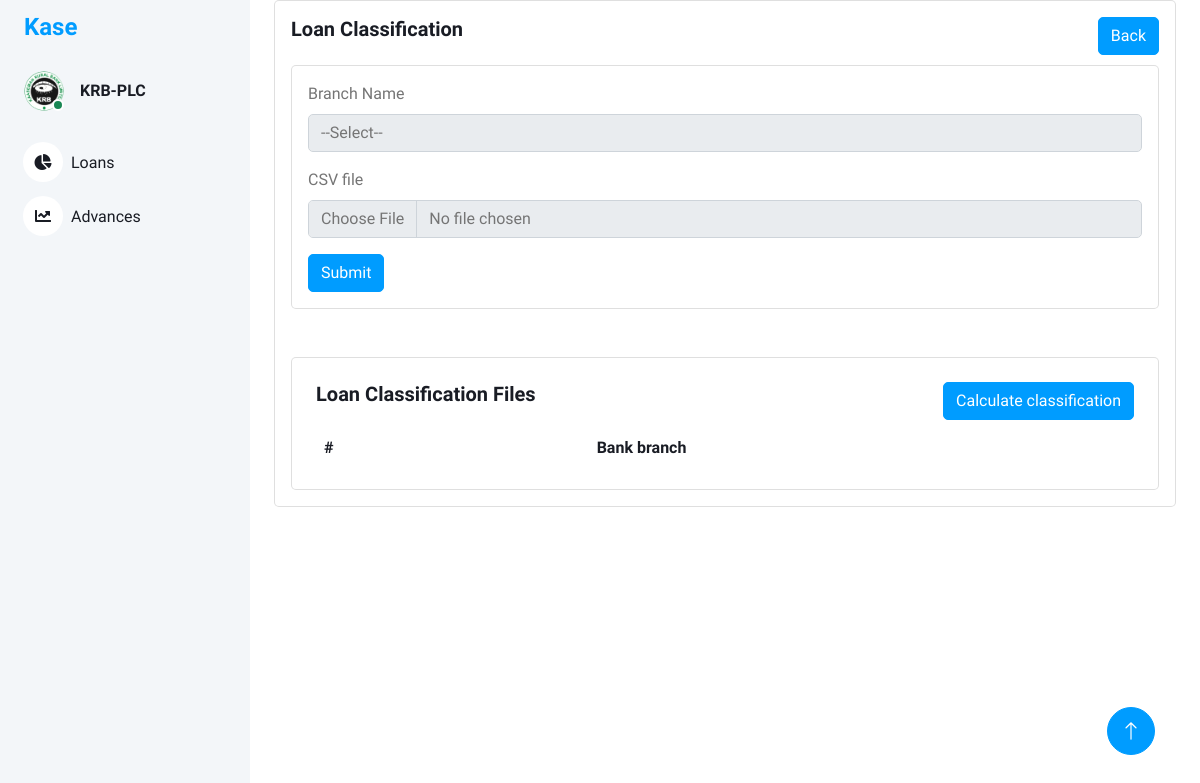
/loan_classification_upload/1, run on an earlier commit of the app's database.
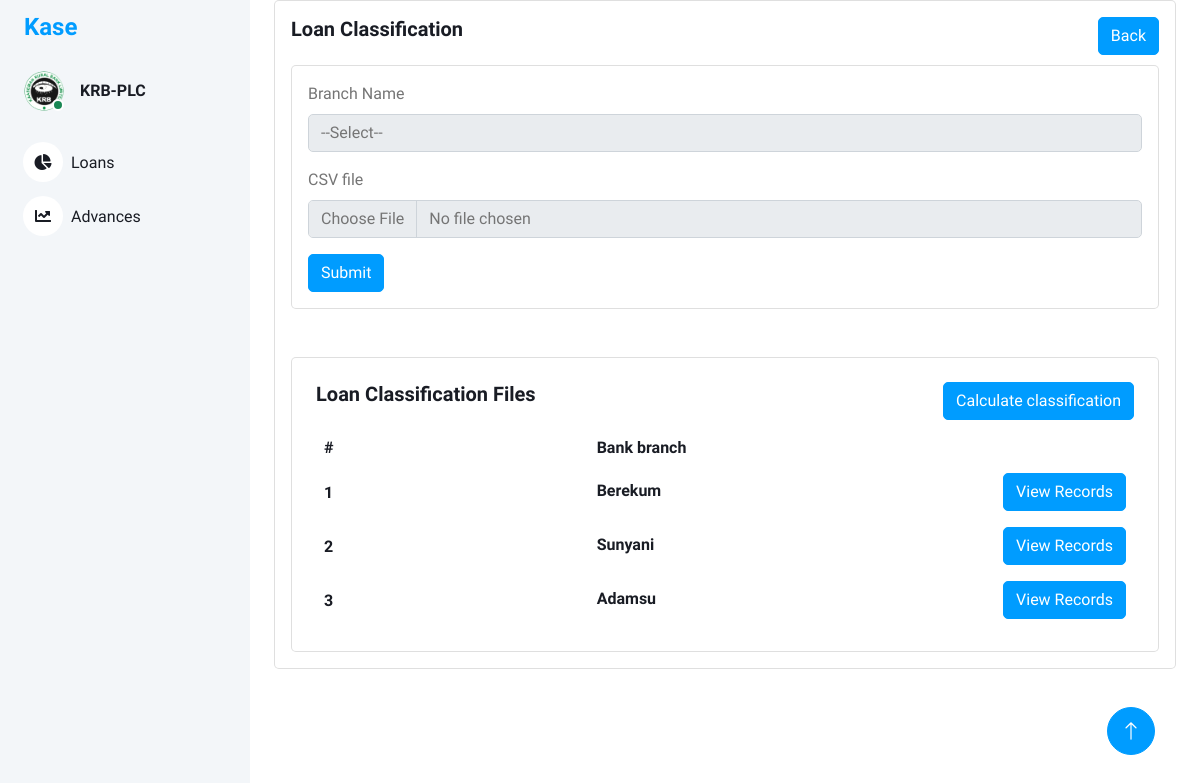
And on a later commit of the database.
### models/loan_classification_files.py (models this page shows, shortened)
class LoanClassificationFiles(db.Model):
    id = db.Column(db.Integer, primary_key=True)
    branch_name = db.Column(db.String(100), nullable=False)
    loan_class_id = db.Column(db.String(100), nullable=True)
    filename = db.Column(db.String(100), nullable=True)

### views/loan_classification.py (the view)
@bp.route('/loan_classification_upload/<int:id>', methods=['GET'])
def loan_classification_uploads(id):
    loan_classification_uploads = LoanClassificationFiles.query.filter_by(loan_class_id=id).all()
    serialized_loan_classification_uploads = []
    for classification in loan_classification_uploads:
        serialized_loan_classification_uploads.append({
            'id': classification.id,
            'branch_name': classification.branch_name,
        })
    print("Hey hey hey hey hey", id)
    return render_template('loan_classification_uploads.html',loan_class_uploads=serialized_loan_classification_uploads,loan_class_id=id)

### templates/loan_classification_uploads.html (shortened to what the changed rows need)
<!DOCTYPE html>
<html lang="en">
<head>
    <link href="https://cdnjs.cloudflare.com/ajax/libs/font-awesome/5.10.0/css/all.min.css" rel="stylesheet">
    <link href="https://cdn.jsdelivr.net/npm/bootstrap-icons@1.4.1/font/bootstrap-icons.css" rel="stylesheet">
    <link href="{{ url_for('static', filename='lib/owlcarousel/assets/owl.carousel.min.css') }}" rel="stylesheet">
    <link href="{{ url_for('static', filename='lib/tempusdominus/css/tempusdominus-bootstrap-4.min.css') }}"
        rel="stylesheet" />
    <link href="{{ url_for('static',filename='css/bootstrap.min.css') }}" rel="stylesheet">
    <link href="{{ url_for('static', filename='css/style.css') }}" rel="stylesheet">
</head>
<body>
    <div class="container-xxl position-relative bg-white d-flex p-0">
        <div class="content">
            <div class="container-fluid">
                <div class="container-fluid">
                    <div class="card">
                        <div class="card-body">
                            <br>
                            <br>
                            <div class="card w-100">
                                <div class="card-body p-4">
                                    <div class="table-responsive">
                                        <table class="table table-auto text-nowrap mb-0 align-middle">
                                            <thead class="text-dark fs-4">
                                                <tr>
                                                    <th class="border-bottom-0 col">
                                                        <h6 class="fw-semibold mb-0">#</h6>
                                                    </th>
                                                    <th class="border-bottom-0 col">
                                                        <h6 class="fw-semibold mb-0">Bank branch</h6>
                                                    </th>
                                                    <th class="border-bottom-0 col">
                                                    </th>
                                                </tr>
                                            </thead>
                                            <tbody>
                                                {% for classification in loan_class_uploads %}
                                                <tr>
                                                    <td class="border-bottom-0">
                                                        <h6 class="fw-semibold mb-0">{{ loop.index }}</h6>
                                                    </td>
                                                    <td class="border-bottom-0">
                                                        <h6 class="fw-semibold mb-1">{{ classification.branch_name }}</h6>
                                                    </td>
                                                    <td class="border-bottom-0">
                                                        <a  class="btn btn-primary">View Records</a>
                                                    </td>
                                                </tr>
                                                {% endfor %}
                                            </tbody>
                                        </table>
                                    </div>
                                </div>
                            </div>
                        </div>
                    </div>
                </div>
            </div>
        </div>
    </div>
</body>
</html>

What changed in the data, as far as the page shows it:
added LoanClassificationFiles: branch_name "Berekum"
added LoanClassificationFiles: branch_name "Sunyani"
added LoanClassificationFiles: branch_name "Adamsu"
